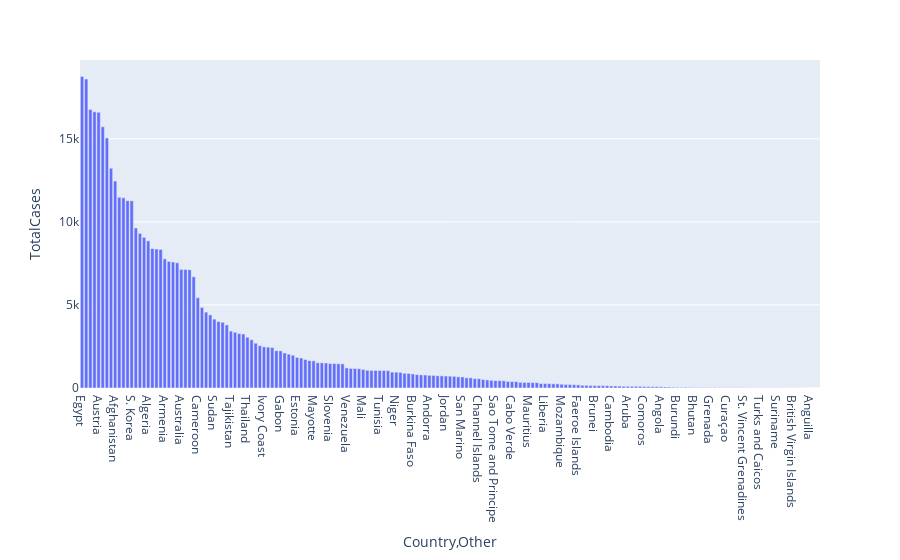

Notebook source saved alongside this figure:
### Code cell
fig = px.bar(df_cases_lt_20000,x="Country,Other",y="TotalCases")
fig.show()

### Figure 1 — Plotly figure (JSON) as saved in the notebook; plotly's stock layout.template omitted (floating-point values rounded to 4 significant figures; data arrays with more than 128 entries replaced by an {"elided": "..."} marker saying what was removed)
{"data": [{"alignmentgroup": "True", "hoverlabel": {"namelength": 0}, "hovertemplate": "Country,Other=%{x}<br>TotalCases=%{y}", "legendgroup": "", "marker": {"color": "#636efa"}, "name": "", "offsetgroup": "", "orientation": "v", "showlegend": false, "textposition": "auto", "type": "bar", "x": {"elided": "179 str values"}, "xaxis": "x", "y": {"elided": "179 int values"}, "yaxis": "y"}], "layout": {"barmode": "relative", "legend": {"tracegroupgap": 0}, "margin": {"t": 60}, "xaxis": {"anchor": "y", "domain": [0, 1], "title": {"text": "Country,Other"}}, "yaxis": {"anchor": "x", "domain": [0, 1], "title": {"text": "TotalCases"}}}}
